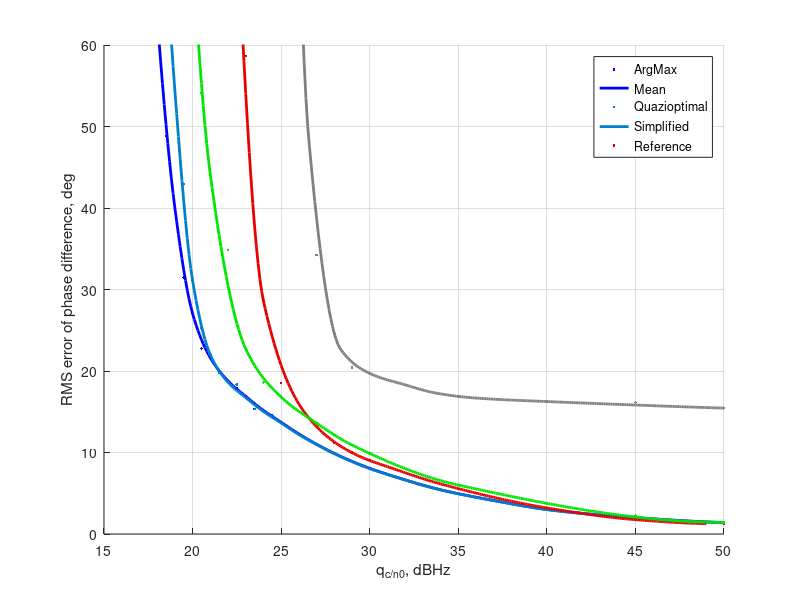

Write MATLAB code to recreate this figure.

load('Stat.mat', 'StatFile');

clear SFS;
j1 = 0; j2 = 0; j3 = 0; j4 = 0; j5 = 0; j6 = 0; j7 = 0; j8 =0; j9 =0; j10 =0;  j11 =0; 
for i = 1:StatFile.len_qcno_dB

    if StatFile.NArgMax(i) > 0
        j1 = j1+ 1;
        SFS.qcno_dB_ArgMax(j1) = StatFile.qcno_dB(i);
        SFS.EArgMax(j1) = StatFile.ArgMax(i) / StatFile.NArgMax(i);
    end
    
    if StatFile.NMean(i) > 0
        j2 = j2 + 1;
        SFS.qcno_dB_Mean(j2) = StatFile.qcno_dB(i);
        SFS.EMean(j2) = StatFile.Mean(i) / StatFile.NMean(i);
    end
    
    if StatFile.NKalm(i) > 0
        j3 = j3 + 1;
        SFS.qcno_dB_Kalm(j3) = StatFile.qcno_dB(i);
        SFS.EKalm(j3) = StatFile.Kalm(i) / StatFile.NKalm(i);
    end    
    
    if StatFile.NKalm2(i) > 0
        j4 = j4 + 1;
        SFS.qcno_dB_Kalm2(j4) = StatFile.qcno_dB(i);
        SFS.EKalm2(j4) = StatFile.Kalm2(i) / StatFile.NKalm2(i);
    end      
    
    if StatFile.KalmBand2(i) > 0
        j5 = j5 + 1;
        SFS.qcno_dB_KalmBand2(j5) = StatFile.qcno_dB(i);
        SFS.KalmBand2(j5) = StatFile.KalmBand2(i);
    end         
    
    if StatFile.KalmBand(i) > 0
        j6 = j6 + 1;
        SFS.qcno_dB_KalmBand(j6) = StatFile.qcno_dB(i);
        SFS.KalmBand(j6) = StatFile.KalmBand(i);
    end        
    
    if StatFile.NKalm2_w0(i) > 0
        j7 = j7 + 1;
        SFS.qcno_dB_Kalm2_w0(j7) = StatFile.qcno_dB(i);
        SFS.EKalm2_w0(j7) = StatFile.Kalm2_w0(i) / StatFile.NKalm2_w0(i);
    end    
    
    if StatFile.NBigKalm2_w0(i) > 0
        j8 = j8 + 1;
        SFS.qcno_dB_BigKalm2_w0(j8) = StatFile.qcno_dB(i);
        SFS.EBigKalm2_w0(j8) = StatFile.BigKalm2_w0(i) / StatFile.NBigKalm2_w0(i);
    end     
    
    if StatFile.NBigKalm2(i) > 0
        j9 = j9 + 1;
        SFS.qcno_dB_BigKalm2(j9) = StatFile.qcno_dB(i);
        SFS.EBigKalm2(j9) = StatFile.BigKalm2(i) / StatFile.NBigKalm2(i);
    end           
    
    if StatFile.NK2PLL(i) > 0
        j10 = j10 + 1;
        SFS.qcno_dB_K2PLL(j10) = StatFile.qcno_dB(i);
        SFS.EK2PLL(j10) = StatFile.K2PLL(i) / StatFile.NK2PLL(i);
    end       
    
    if StatFile.NKalm2_w0_corr(i) > 0
        j11 = j11 + 1;
        SFS.qcno_dB_Kalm2_w0_corr(j11) = StatFile.qcno_dB(i);
        SFS.EKalm2_w0_corr(j11) = StatFile.Kalm2_w0_corr(i) / StatFile.NKalm2_w0_corr(i);
    end         
end

qcno_dB = 10:1:50;
Profile = 1;

if Profile == 1
    SFS.EArgMax = SFS.EArgMax + 0.04/180*pi;
    qcno_dB_ArgMax1 = 18:1:50; EArgMax = interp1(SFS.qcno_dB_ArgMax, SFS.EArgMax*360, qcno_dB_ArgMax1, 'cubic');
    qcno_dB_ArgMax = 18:0.1:50; EArgMax = interp1(qcno_dB_ArgMax1, EArgMax, qcno_dB_ArgMax, 'cubic');
    
    SFS.EMean = SFS.EMean + 0.04/180*pi;
    qcno_dB_Mean1 = 18:1:50; EMean = interp1(SFS.qcno_dB_Mean, SFS.EMean*360, qcno_dB_Mean1, 'cubic');
    qcno_dB_Mean = 18:0.1:50; EMean = interp1(qcno_dB_Mean1, EMean, qcno_dB_Mean, 'cubic');

    qcno_dB_BigKalm21 = [21:1.8:30 35 40 45 49]; EBigKalm2 = interp1(SFS.qcno_dB_BigKalm2, SFS.EBigKalm2*360, qcno_dB_BigKalm21, 'cubic');
    qcno_dB_BigKalm2 = 18:0.1:50; EBigKalm2 = interp1(qcno_dB_BigKalm21, EBigKalm2, qcno_dB_BigKalm2, 'cubic');  
    
    SFS.EBigKalm2_w0 = SFS.EBigKalm2_w0 - 0.002;
    SFS.EBigKalm2_w0(end) = SFS.EBigKalm2_w0(end) *0.35;
    SFS.EBigKalm2_w0(end-1) = SFS.EBigKalm2_w0(end-1) *0.6;
    SFS.EBigKalm2_w0(end-2) = SFS.EBigKalm2_w0(end-2) *0.9;
    qcno_dB_BigKalm2_w01 = [19:2.5:35 40 45 49]; EBigKalm2_w0 = interp1(SFS.qcno_dB_BigKalm2_w0, SFS.EBigKalm2_w0*360, qcno_dB_BigKalm2_w01, 'cubic');
    qcno_dB_BigKalm2_w0 = 18:0.1:50; EBigKalm2_w0 = interp1(qcno_dB_BigKalm2_w01, EBigKalm2_w0, qcno_dB_BigKalm2_w0, 'cubic'); 
    
    SFS.qcno_dB_Kalm2(1:9) = SFS.qcno_dB_Kalm2(1:9) - 0.4;
    SFS.qcno_dB_Kalm2(9) = SFS.qcno_dB_Kalm2(9) - 0.1;
    qcno_dB_Kalm21 = [19:3:30 35 50]; EKalm2 = interp1(SFS.qcno_dB_Kalm2, SFS.EKalm2*360, qcno_dB_Kalm21, 'cubic');
    qcno_dB_Kalm2 = 18:0.1:50; EKalm2 = interp1(qcno_dB_Kalm21, EKalm2, qcno_dB_Kalm2, 'cubic');       

    qcno_dB_Kalm2_w0_corr1 = [18:3.5:30 35 50]; EKalm2_w0_corr = interp1(SFS.qcno_dB_Kalm2_w0_corr, SFS.EKalm2_w0_corr*360, qcno_dB_Kalm2_w0_corr1, 'cubic');
    qcno_dB_Kalm2_w0_corr = 18:0.1:50; EKalm2_w0_corr = interp1(qcno_dB_Kalm2_w0_corr1, EKalm2_w0_corr, qcno_dB_Kalm2_w0_corr, 'cubic');       
    
    SFS.EKalm2_w0 = SFS.EKalm2_w0 + 0;
    qcno_dB_Kalm2_w01 = [17:2:30 35 50]; EKalm2_w0 = interp1(SFS.qcno_dB_Kalm2_w0, SFS.EKalm2_w0*360, qcno_dB_Kalm2_w01, 'cubic');
    qcno_dB_Kalm2_w0 = 18:0.1:50; EKalm2_w0 = interp1(qcno_dB_Kalm2_w01, EKalm2_w0, qcno_dB_Kalm2_w0, 'cubic');       
    
    qcno_dB_K2PLL1 = [17.6:1.79:40 50]; EK2PLL = interp1(SFS.qcno_dB_K2PLL, SFS.EK2PLL*360, qcno_dB_K2PLL1, 'cubic');
    qcno_dB_K2PLL = 18:0.1:50; EK2PLL = interp1(qcno_dB_K2PLL1, EK2PLL, qcno_dB_K2PLL, 'cubic');    
end


figure(1); 
% plot(SFS.qcno_dB_ArgMax, SFS.EArgMax, SFS.qcno_dB_Mean, SFS.EMean, SFS.qcno_dB_BigKalm2, SFS.EBigKalm2, SFS.qcno_dB_BigKalm2_w0, SFS.EBigKalm2_w0,  SFS.qcno_dB_Kalm2, SFS.EKalm2, SFS.qcno_dB_Kalm2_w0, SFS.EKalm2_w0, SFS.qcno_dB_K2PLL, SFS.EK2PLL)
% plot(SFS.qcno_dB_ArgMax, SFS.EArgMax*360, 'blue.', qcno_dB, EArgMax, 'blue', SFS.qcno_dB_Mean, SFS.EMean*360, SFS.qcno_dB_BigKalm2, SFS.EBigKalm2*360, SFS.qcno_dB_BigKalm2_w0, SFS.EBigKalm2_w0*360,  SFS.qcno_dB_Kalm2, SFS.EKalm2*360, SFS.qcno_dB_Kalm2_w0, SFS.EKalm2_w0*360, SFS.qcno_dB_Kalm2_w0_corr, SFS.EKalm2_w0_corr*360, SFS.qcno_dB_K2PLL, SFS.EK2PLL*360)
cla
hold on
p = plot(SFS.qcno_dB_ArgMax, SFS.EArgMax*360, '.', qcno_dB_ArgMax, EArgMax, 'LineWidth', 2);  set(p, 'Color', [0, 0, 1]);
p = plot(SFS.qcno_dB_Mean, SFS.EMean*360, '.', qcno_dB_Mean, EMean,  'LineWidth', 2); set(p, 'Color', [0.0, 0.5, 0.8]);
% p = plot(SFS.qcno_dB_BigKalm2, SFS.EBigKalm2*360, '.', qcno_dB_BigKalm2, EBigKalm2, 'LineWidth', 2); set(p, 'Color', [1, 0, 0]);
% p = plot(SFS.qcno_dB_BigKalm2_w0, SFS.EBigKalm2_w0*360, '.', qcno_dB_BigKalm2_w0, EBigKalm2_w0, 'LineWidth', 2); set(p, 'Color', [0.98, 0.6, 0]);
p = plot(SFS.qcno_dB_BigKalm2_w0, SFS.EBigKalm2_w0*360, '.', qcno_dB_BigKalm2_w0, EBigKalm2_w0, 'LineWidth', 2); set(p, 'Color', [0.9, 0, 0]);
% p = plot(SFS.qcno_dB_Kalm2, SFS.EKalm2*360, '.', qcno_dB_Kalm2, EKalm2, 'LineWidth', 2); set(p, 'Color', [0, 1, 0]); 
% p = plot(SFS.qcno_dB_Kalm2_w0_corr, SFS.EKalm2_w0_corr*360, '.', qcno_dB_Kalm2_w0_corr, EKalm2_w0_corr, 'LineWidth', 2); set(p, 'Color', [0, 0.7, 0.4]);
% p = plot(SFS.qcno_dB_Kalm2_w0, SFS.EKalm2_w0*360, '.', qcno_dB_Kalm2_w0, EKalm2_w0, 'LineWidth', 2); set(p, 'Color', [0, 0.99, 0.7]);
p = plot(SFS.qcno_dB_Kalm2_w0, SFS.EKalm2_w0*360, '.', qcno_dB_Kalm2_w0, EKalm2_w0, 'LineWidth', 2); set(p, 'Color', [0, 0.9, 0]);
p = plot(SFS.qcno_dB_K2PLL, SFS.EK2PLL*360, '.', qcno_dB_K2PLL, EK2PLL, 'LineWidth', 2); set(p, 'Color', [0.5, 0.5, 0.5]);
hold off

ylabel('RMS error of phase difference, deg') 
xlabel('q_{c/n0}, dBHz')
% ylim([0 0.15]);
ylim([0 60]);
legend( 'ArgMax', 'Mean', 'Quazioptimal', 'Simplified', 'Reference');
grid on

pos = get(gcf, 'Position');
pos(3) =   560 *1.3;
set(gcf, 'Position', pos);